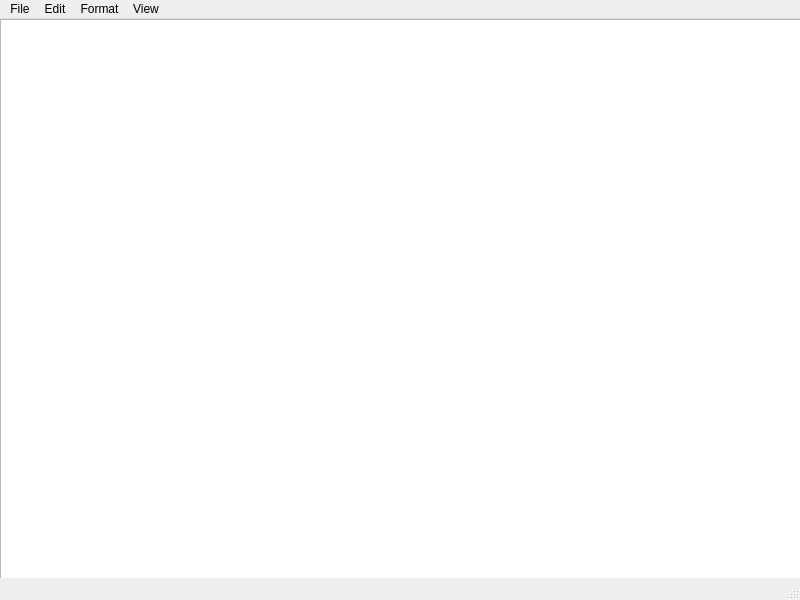
<?xml version="1.0" encoding="UTF-8"?>
<ui version="4.0">
 <class>MainWindow</class>
 <widget class="QMainWindow" name="MainWindow">
  <property name="geometry">
   <rect>
    <x>0</x>
    <y>0</y>
    <width>800</width>
    <height>600</height>
   </rect>
  </property>
  <property name="windowTitle">
   <string>Notepad</string>
  </property>
  <widget class="QWidget" name="centralwidget">
   <widget class="QTextEdit" name="textEdit">
    <property name="geometry">
     <rect>
      <x>0</x>
      <y>0</y>
      <width>801</width>
      <height>581</height>
     </rect>
    </property>
    <property name="autoFillBackground">
     <bool>false</bool>
    </property>
    <property name="html">
     <string>&lt;!DOCTYPE HTML PUBLIC &quot;-//W3C//DTD HTML 4.0//EN&quot; &quot;http://www.w3.org/TR/REC-html40/strict.dtd&quot;&gt;
&lt;html&gt;&lt;head&gt;&lt;meta name=&quot;qrichtext&quot; content=&quot;1&quot; /&gt;&lt;style type=&quot;text/css&quot;&gt;
p, li { white-space: pre-wrap; }
&lt;/style&gt;&lt;/head&gt;&lt;body style=&quot; font-family:'MS Shell Dlg 2'; font-size:8.25pt; font-weight:400; font-style:normal;&quot;&gt;
&lt;p style=&quot;-qt-paragraph-type:empty; margin-top:0px; margin-bottom:0px; margin-left:0px; margin-right:0px; -qt-block-indent:0; text-indent:0px; font-size:8pt;&quot;&gt;&lt;br /&gt;&lt;/p&gt;&lt;/body&gt;&lt;/html&gt;</string>
    </property>
   </widget>
  </widget>
  <widget class="QMenuBar" name="menubar">
   <property name="geometry">
    <rect>
     <x>0</x>
     <y>0</y>
     <width>800</width>
     <height>21</height>
    </rect>
   </property>
   <widget class="QMenu" name="menuFile">
    <property name="title">
     <string>File</string>
    </property>
    <addaction name="actionNew"/>
    <addaction name="actionOpen"/>
    <addaction name="actionSave"/>
    <addaction name="actionPrint"/>
    <addaction name="actionExit"/>
   </widget>
   <widget class="QMenu" name="menuEdit">
    <property name="title">
     <string>Edit</string>
    </property>
    <addaction name="actionCopy"/>
    <addaction name="actionCut"/>
    <addaction name="actionPaste"/>
    <addaction name="actionDelete"/>
    <addaction name="actionDate_time"/>
    <addaction name="actionSelect_all"/>
   </widget>
   <widget class="QMenu" name="menuFormat">
    <property name="title">
     <string>Format</string>
    </property>
    <addaction name="actionFont"/>
   </widget>
   <widget class="QMenu" name="menuView">
    <property name="title">
     <string>View</string>
    </property>
    <addaction name="actionStatus"/>
   </widget>
   <addaction name="menuFile"/>
   <addaction name="menuEdit"/>
   <addaction name="menuFormat"/>
   <addaction name="menuView"/>
  </widget>
  <widget class="QStatusBar" name="statusbar"/>
  <action name="actionNew">
   <property name="text">
    <string>New</string>
   </property>
  </action>
  <action name="actionOpen">
   <property name="text">
    <string>Open</string>
   </property>
   <property name="shortcut">
    <string>Ctrl+O</string>
   </property>
  </action>
  <action name="actionSave">
   <property name="text">
    <string>Save</string>
   </property>
   <property name="shortcut">
    <string>Ctrl+S</string>
   </property>
  </action>
  <action name="actionPrint">
   <property name="text">
    <string>Print</string>
   </property>
  </action>
  <action name="actionCopy">
   <property name="text">
    <string>Copy</string>
   </property>
   <property name="shortcut">
    <string>Ctrl+C</string>
   </property>
  </action>
  <action name="actionCut">
   <property name="text">
    <string>Cut</string>
   </property>
   <property name="shortcut">
    <string>Ctrl+X</string>
   </property>
  </action>
  <action name="actionPaste">
   <property name="text">
    <string>Paste</string>
   </property>
   <property name="shortcut">
    <string>Ctrl+V</string>
   </property>
  </action>
  <action name="actionDelete">
   <property name="text">
    <string>Clear all</string>
   </property>
  </action>
  <action name="actionDate_time">
   <property name="text">
    <string>Date/time</string>
   </property>
  </action>
  <action name="actionWordwrap">
   <property name="text">
    <string>Wordwrap</string>
   </property>
  </action>
  <action name="actionFont">
   <property name="text">
    <string>Font</string>
   </property>
  </action>
  <action name="actionStatus">
   <property name="checkable">
    <bool>true</bool>
   </property>
   <property name="checked">
    <bool>true</bool>
   </property>
   <property name="enabled">
    <bool>true</bool>
   </property>
   <property name="text">
    <string>Status</string>
   </property>
   <property name="toolTip">
    <string>show/hide</string>
   </property>
  </action>
  <action name="actionView_help">
   <property name="text">
    <string>View help</string>
   </property>
  </action>
  <action name="actionExit">
   <property name="text">
    <string>Exit</string>
   </property>
  </action>
  <action name="actionSelect_all">
   <property name="text">
    <string>Select all</string>
   </property>
  </action>
 </widget>
 <resources/>
 <connections/>
</ui>
